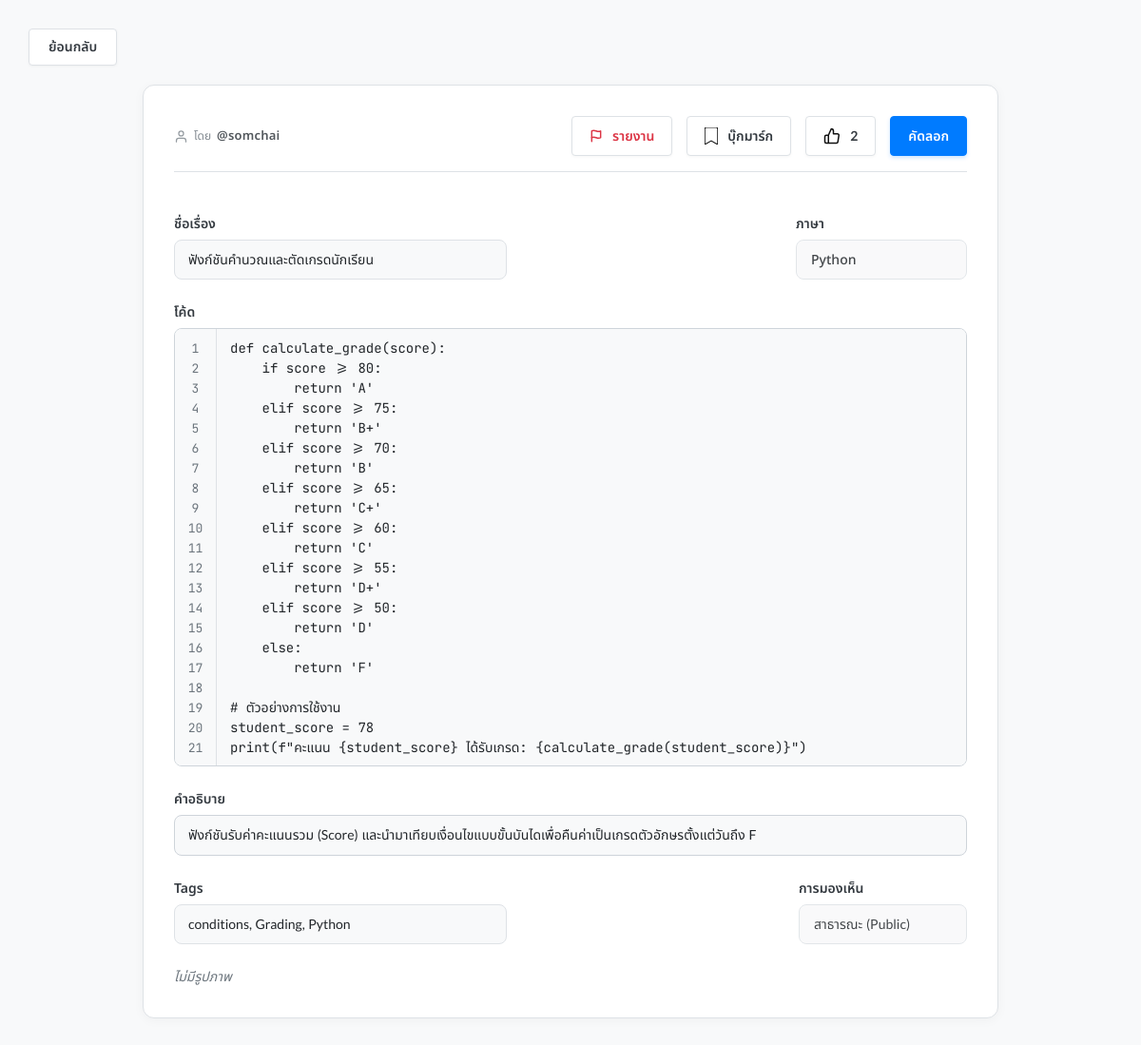
Screenshot of /viewcode.php?view=1&from_search=1 with the database file from the repository.
### tables this page shows
CREATE TABLE `snippet` (
  `snippet_id` int(11) NOT NULL,
  `title` varchar(100) NOT NULL,
  `source_code` text NOT NULL,
  `description` text NOT NULL,
  `created_at` datetime NOT NULL DEFAULT current_timestamp(),
  `visibility` enum('public','protected','private') DEFAULT 'private',
  `image_path` varchar(255) DEFAULT NULL,
  `language_id` int(11) NOT NULL,
  `user_id` int(11) NOT NULL,
  `deleted` tinyint(1) NOT NULL DEFAULT 0,
  `is_suspended` tinyint(1) NOT NULL DEFAULT 0
);

CREATE TABLE `user` (
  `user_id` int(11) NOT NULL,
  `firstname` varchar(100) NOT NULL,
  `lastname` varchar(100) NOT NULL,
  `username` varchar(50) NOT NULL,
  `password` varchar(255) NOT NULL,
  `created_at` datetime NOT NULL DEFAULT current_timestamp(),
  `role` enum('user','admin') NOT NULL DEFAULT 'user',
  `question` varchar(255) DEFAULT NULL,
  `answer` varchar(255) DEFAULT NULL
);

CREATE TABLE `language` (
  `language_id` int(11) NOT NULL,
  `language_name` varchar(50) NOT NULL
);

### db/connect.php (called while the page is built, shortened)
<?php
$host="localhost";
$username="snippetbox";
$password="code7836";
$db="snippetboxdb";
$dsn="mysql:host=$host;dbname=$db;charset=utf8";
try{
    $pdo=new PDO($dsn, $username, $password);
}catch(PDOException $e){
    echo $e->getMessage();
}
require_once "db/control.php";
$control = new Control($pdo);
?>

### layout/session.php (called while the page is built, shortened)
<?php
function getCurrentUserId(){
    $isAdminRoute = isset($_SERVER['SCRIPT_NAME']) && (stripos($_SERVER['SCRIPT_NAME'], '/Admin/') !== false || stripos($_SERVER['SCRIPT_NAME'], '/admin/') !== false);
    return 0;
}
?>

### db/control.php (called while the page is built, shortened)
<?php
class Control{
    private $db;
    function __construct($con){
        $this->db=$con;
    }
    function getSnippetById($snippet_id, $current_user_id = 0, $include_deleted = false){
        try{
            $deleted_condition = $include_deleted
                ? "(s.deleted = 0 OR s.deleted IS NULL OR (s.deleted = 1 AND s.user_id = :user_id))"
                : "(s.deleted = 0 OR s.deleted IS NULL)";
            $sql = "SELECT s.*, l.language_name, u.username,
                GROUP_CONCAT(DISTINCT t.tag_name ORDER BY t.tag_name SEPARATOR ', ') AS tags,
                MAX(susp.reason) as suspension_reason,
                MAX(susp.suspended_at) as suspension_time,
                MAX(susp.admin_suspended) as admin_suspended
                FROM snippet s
                INNER JOIN language l ON s.language_id = l.language_id
                LEFT JOIN user u ON s.user_id = u.user_id
                LEFT JOIN snippet_tag st ON s.snippet_id = st.snippet_id
                LEFT JOIN tag t ON st.tag_id = t.tag_id
                LEFT JOIN snippet_suspensions susp ON (s.snippet_id = susp.snippet_id AND susp.unsuspended_at IS NULL)
                WHERE s.snippet_id = :snippet_id
                AND (s.visibility IN ('public','protected') OR s.user_id = :user_id)
                AND (s.is_suspended = 0 OR s.is_suspended IS NULL OR s.user_id = :user_id)
                AND $deleted_condition
                GROUP BY s.snippet_id";
            $stmt = $this->db->prepare($sql);
            $stmt->bindParam(":snippet_id", $snippet_id, PDO::PARAM_INT);
            $stmt->bindParam(":user_id", $current_user_id, PDO::PARAM_INT);
            $stmt->execute();
            return $stmt->fetch(PDO::FETCH_ASSOC);
        }catch(PDOException $e){
            echo $e->getMessage();
            return false;
        }
    }
    function getLikeCount($snippet_id){
        try{
            $sql = "SELECT COUNT(*) as cnt FROM snippet_like WHERE snippet_id = :snippet_id";
            $stmt = $this->db->prepare($sql);
            $stmt->bindParam(":snippet_id", $snippet_id, PDO::PARAM_INT);
            $stmt->execute();
            $row = $stmt->fetch(PDO::FETCH_ASSOC);
            return (int)$row['cnt'];
        }catch(PDOException $e){
            return 0;
        }
    }
}
?>

### viewcode.php (the view, shortened to what this page needs)
<?php
require_once "layout/session.php";
require_once "db/connect.php";
$snippet = null;
$isBookmarked = false;
$isLiked = false;
$isReported = false;
$likeCount = 0;
$userId = getCurrentUserId();
$backUrl = $userId ? 'snippet_page.php' : 'index.php';
if(isset($_GET['from_search']) && $_GET['from_search'] === '1'){
    $backUrl = 'result.php';
}elseif(isset($_GET['from_trash']) && $_GET['from_trash'] === '1'){
    $backUrl = 'remove.php';
}
if(isset($_GET['view']) && is_numeric($_GET['view'])){
    $id = (int)$_GET['view'];
    $snippet = $control->getSnippetById($id, $userId, true);
    if($snippet){
        $likeCount = $control->getLikeCount($id);
    }
}
    ?>
<!DOCTYPE html>
<html lang="th">
<head>
    <link rel="stylesheet" href="style/fonts.css?v=<?php echo time(); ?>">
    <link rel="stylesheet" href="style/createsnippetcss.css?v=<?php echo time(); ?>">
    <link rel="stylesheet" href="style/viewcodecss.css?v=<?php echo time(); ?>">
</head>
<body>
    <a href="<?php echo htmlspecialchars($backUrl); ?>" onclick="if(window.history.length > 1){ window.history.back(); return false; }" class="back-btn">ย้อนกลับ</a>
    <?php if(!$snippet): ?>
        <div class="empty" style="text-align: center; padding: 40px; color: var(--text-muted); font-size: 16px;">ไม่พบข้อมูล Snippet</div>
    <?php else: ?>
        <div class="form-container">
            <div class="top-actions-row">
                <div class="author-credit" title="เจ้าของ Snippet">
                    <svg width="15" height="15" viewBox="0 0 24 24" fill="none" stroke="currentColor" stroke-width="2" stroke-linecap="round" stroke-linejoin="round" class="author-icon">
                        <path d="M20 21v-2a4 4 0 0 0-4-4H8a4 4 0 0 0-4 4v2"></path>
                        <circle cx="12" cy="7" r="4"></circle>
                    </svg>
                    <span class="author-label">โดย</span>
                    <span class="author-username">@<?php echo htmlspecialchars($snippet['username'] ?? 'Unknown'); ?></span>
                </div>
                <?php if((int)($snippet['deleted'] ?? 0) !== 1 && (int)($snippet['is_suspended'] ?? 0) !== 1): ?>
                    <div class="right-actions">
                        <button class="btn report-btn <?php echo $isReported ? 'reported' : ''; ?>" id="reportBtn" data-snippet-id="<?php echo (int)$snippet['snippet_id']; ?>" <?php echo $isReported ? 'disabled' : ''; ?>>
                            <span><?php echo $isReported ? 'รายงานแล้ว' : 'รายงาน'; ?></span>
                        </button>
                        <button class="btn bookmark-btn <?php echo $isBookmarked ? 'bookmarked' : ''; ?>" id="bookmarkBtn" data-snippet-id="<?php echo (int)$snippet['snippet_id']; ?>">
                            <svg width="14" height="18" viewBox="0 0 384 512" fill="<?php echo $isBookmarked ? '#fff' : 'none'; ?>" stroke="<?php echo $isBookmarked ? '#fff' : '#111'; ?>" stroke-width="30" style="margin-right: 4px; vertical-align: middle;">
                                <path d="M0 512V48C0 21.49 21.49 0 48 0h288c26.51 0 48 21.49 48 48v464L192 400 0 512z"/>
                            </svg>
                            <span><?php echo $isBookmarked ? 'บุ๊กมาร์กแล้ว' : 'บุ๊กมาร์ก'; ?></span>
                        </button>
                        <button class="btn like-btn <?php echo $isLiked ? 'liked' : ''; ?>" id="likeBtn" data-snippet-id="<?php echo (int)$snippet['snippet_id']; ?>">
                            <svg width="18" height="18" viewBox="0 0 24 24" fill="<?php echo $isLiked ? '#fff' : 'none'; ?>" stroke="<?php echo $isLiked ? '#fff' : '#111'; ?>" stroke-width="2" stroke-linecap="round" stroke-linejoin="round" style="margin-right: 4px; vertical-align: middle;">
                                <path d="M14 9V5a3 3 0 0 0-3-3l-4 9v11h11.28a2 2 0 0 0 2-1.7l1.38-9a2 2 0 0 0-2-2.3H14zM7 22H4a2 2 0 0 1-2-2v-7a2 2 0 0 1 2-2h3"/>
                            </svg>
                            <span class="like-btn-count"><?php echo $likeCount; ?></span>
                        </button>
                        <button class="btn copy" id="copyBtn">คัดลอก</button>
                    </div>
                <?php endif; ?>
            </div>
            <div class="top-row">
                <div class="form-group">
                    <label for="title">ชื่อเรื่อง</label>
                    <input type="text" name="title" id="title" value="<?php echo htmlspecialchars($snippet['title']); ?>" readonly>
                </div>
                <div class="form-group">
                    <label for="language">ภาษา</label>
                    <select name="language_id" class="language-dropdown" disabled>
                        <option selected><?php echo htmlspecialchars($snippet['language_name'] ?? 'Language'); ?></option>
                    </select>
                </div>
            </div>
            <div class="form-group">
                <label for="source_code">โค้ด</label>
                <div class="editor-container">
                    <div class="line-numbers" id="line-numbers">1</div>
                    <textarea name="source_code" id="source_code" readonly wrap="off" ><?php echo htmlspecialchars($snippet['source_code']); ?></textarea>
                </div>
            </div>
            <div class="form-group">
                <label for="description">คำอธิบาย</label>
                <div class="description-view" id="description"><?php echo htmlspecialchars($snippet['description']); ?></div>
            </div>
            <div class="top-row">
                <div class="form-group">
                    <label for="tags">Tags</label>
                    <input type="text" name="tags" id="tags" value="<?php echo htmlspecialchars($snippet['tags'] ?? ''); ?>" readonly>
                </div>
                <div class="form-group">
                    <label for="visibility">การมองเห็น</label>
                    <select name="visibility" class="visibility-dropdown" disabled>
                        <option value="public" <?php echo (($snippet['visibility'] ?? '') === 'public') ? 'selected' : ''; ?>>สาธารณะ (Public)</option>
                    </select>
                </div>
            </div>
            <div class="action-row" style="margin-top: 0;">
                <div class="left-actions">
                    <?php if(!empty($snippet['image_path']) && file_exists($snippet['image_path'])): ?>
                        <img id="image-preview" src="<?php echo htmlspecialchars($snippet['image_path']); ?>" alt="Snippet Image" style="display: block;">
                    <?php else: ?>
                        <span style="font-size: 14px; color: var(--text-muted); font-style: italic;">ไม่มีรูปภาพ</span>
                    <?php endif; ?>
                </div>
            </div>
        </div>
    <?php endif; ?>
</body>
</html>

### style/createsnippetcss.css (style rules this page uses)
:root { --primary: #007BFF; --primary-hover: #0056b3; --secondary: #343A40; --tertiary: #FFFFFF; --neutral-bg: #F8F9FA; --surface: #FFFFFF; --border-color: #DEE2E6; --input-border: #CED4DA; --text-color: #212529; --text-muted: #6C757D; --radius-sm: 4px; --radius-md: 8px; --radius-lg: 12px; }
* { box-sizing: border-box; font-family: 'Noto Sans Thai', 'Lato', -apple-system, BlinkMacSystemFont, sans-serif; }
body { background-color: var(--neutral-bg); font-family: 'Noto Sans Thai', 'Lato', -apple-system, BlinkMacSystemFont, sans-serif; margin: 0; padding: 30px; color: var(--text-color); }
.back-btn { background-color: var(--surface); border: 1px solid var(--border-color); padding: 8px 20px; border-radius: var(--radius-sm); cursor: pointer; font-size: 14px; font-weight: 600; margin-bottom: 20px; display: inline-flex; align-items: center; text-decoration: none; color: var(--secondary); box-shadow: 0 1px 3px rgba(0,0,0,0.04); transition: all 0.2s ease; }
.form-container { background-color: var(--surface); border: 1px solid var(--border-color); border-radius: var(--radius-lg); padding: 32px; box-shadow: 0 2px 12px rgba(0,0,0,0.04); display: flex; flex-direction: column; gap: 24px; max-width: 900px; margin: 0 auto; }
.form-group { display: flex; flex-direction: column; gap: 6px; }
label { font-size: 14px; font-weight: 600; color: var(--secondary); }
input[type="text"], textarea { border: 1px solid var(--input-border); border-radius: var(--radius-md); padding: 10px 14px; font-family: 'Noto Sans Thai', 'Lato', sans-serif; font-size: 14px; background-color: var(--surface); color: var(--text-color); outline: none; transition: border-color 0.2s ease, box-shadow 0.2s ease; }
input[name="title"], input[name="tags"] { width: 350px; height: 42px; }
.top-row { display: flex; justify-content: space-between; align-items: flex-start; }
.language-dropdown { padding: 10px 35px 10px 15px; border: 1px solid var(--input-border); border-radius: var(--radius-md); background-color: var(--surface); font-size: 14px; font-family: 'Noto Sans Thai', 'Lato', sans-serif; font-weight: 500; color: var(--text-color); cursor: pointer; outline: none; appearance: none; background-repeat: no-repeat; background-position: right 12px center; background-size: 16px; min-width: 180px; height: 42px; transition: border-color 0.2s ease, box-shadow 0.2s ease; }
.editor-container { display: flex; border: 1px solid var(--input-border); border-radius: var(--radius-md); overflow: hidden; min-height: 100px; height: auto; transition: border-color 0.2s ease; }
.line-numbers { width: 44px; background-color: var(--neutral-bg); color: var(--text-muted); text-align: center; padding: 10px 0; font-family: 'JetBrains Mono', 'Noto Sans Thai', monospace; font-size: 13px; line-height: 21px; overflow: hidden; user-select: none; border-right: 1px solid var(--border-color); }
textarea[name="source_code"] { flex-grow: 1; border: none; border-radius: 0; padding: 10px 14px; margin: 0; font-family: 'JetBrains Mono', 'Noto Sans Thai', monospace; font-size: 14px; line-height: 21px; resize: none; white-space: pre; overflow-wrap: normal; overflow-x: auto; overflow-y: hidden; color: var(--text-color); }
.action-row { display: flex; justify-content: space-between; align-items: center; margin-top: 10px; }
.left-actions { display: flex; align-items: center; gap: 15px; }
.right-actions { display: flex; align-items: center; gap: 15px; }
.visibility-dropdown { padding: 8px 35px 8px 15px; border: 1px solid var(--input-border); border-radius: var(--radius-md); background-color: var(--surface); font-size: 14px; font-family: 'Noto Sans Thai', 'Lato', sans-serif; color: var(--text-color); cursor: pointer; outline: none; appearance: none; background-repeat: no-repeat; background-position: right 10px center; background-size: 16px; min-width: 130px; height: 42px; transition: border-color 0.2s ease; }

### rows the page displays
snippet: user.username "somchai", title "ฟังก์ชันคำนวณและตัดเกรดนักเรียน", language_id "Python", source_code "def calculate_grade(score): if score >= 80: return 'A' elif score >= 75: return 'B+' elif score >= 70: return 'B' elif score >= 65: return 'C+' elif score >= 60: return 'C' elif score >= 55: return 'D+' elif score >= 50: return 'D' else: return 'F' # ตัวอย่างการใช้งาน student_score = 78 print(f\"คะแนน {student_score} ได้รับเกรด: {calculate_grade(student_score)}\")", description "ฟังก์ชันรับค่าคะแนนรวม (Score) และนำมาเทียบเงื่อนไขแบบขั้นบันไดเพื่อคืนค่าเป็นเกรดตัวอักษรตั้งแต่วันถึง F", visibility "สาธารณะ (Public)"

### other values shown
$likeCount "2"
